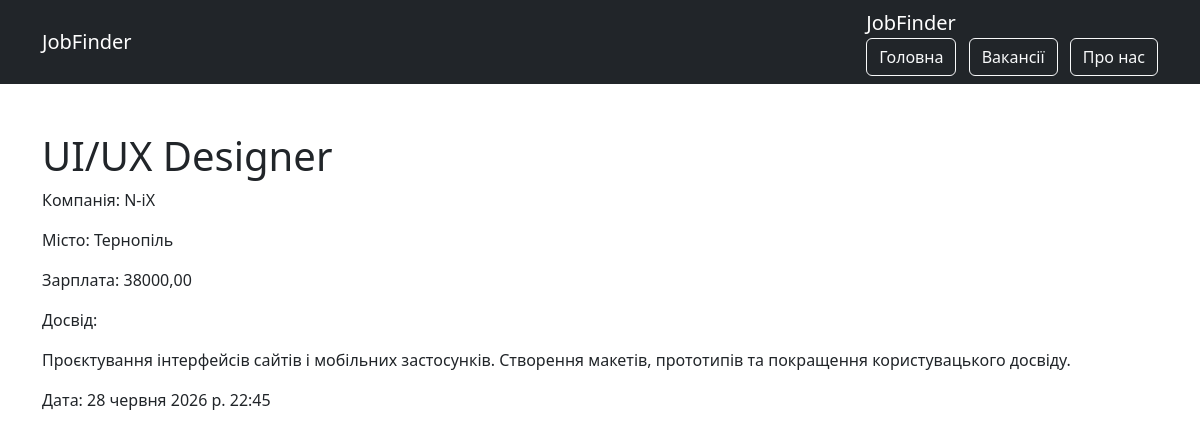
The app's page /vacancies/3/ with its own data.
### jobs_proj/models.py (models this page shows, shortened)
class Vacancy(models.Model):
    title = models.CharField(max_length=255)
    company = models.CharField(max_length=255)
    location = models.CharField(max_length=255)
    salary = models.DecimalField(
        max_digits=12,
        decimal_places=2,
        default=0
    )
    description = models.TextField()
    source_url = models.URLField(
        blank=True,
        unique=True
    )
    created_at = models.DateTimeField(auto_now_add=True)

### jobs_proj/views.py (the view)
def vacancy_detail(request, id):
    vacancy = get_object_or_404(Vacancy, id=id)
    return render(request, "jobs_proj/detail.html", {
        "vacancy": vacancy
    })

### jobs_proj/templates/jobs_proj/detail.html (shortened to what this page needs)
{% extends 'jobs_proj/base.html' %}
{% block content %}
<h1>
{{ vacancy.title }}
</h1>
<p>
Компанія:
{{ vacancy.company }}
</p>
<p>
Місто:
{{ vacancy.location }}
</p>
<p>
Зарплата:
{{ vacancy.salary }}
</p>
<p>
Досвід:
</p>
<p>
{{ vacancy.description }}
</p>
<p>
Дата:
{{ vacancy.created_at }}
</p>
{% endblock %}

### records on screen
Vacancy: title "UI/UX Designer", company "N-iX", location "Тернопіль", salary "38000,00", description "Проєктування інтерфейсів сайтів і мобільних застосунків. Створення макетів, прототипів та покращення користувацького досвіду.", created_at "28 червня 2026 р. 22:45"
